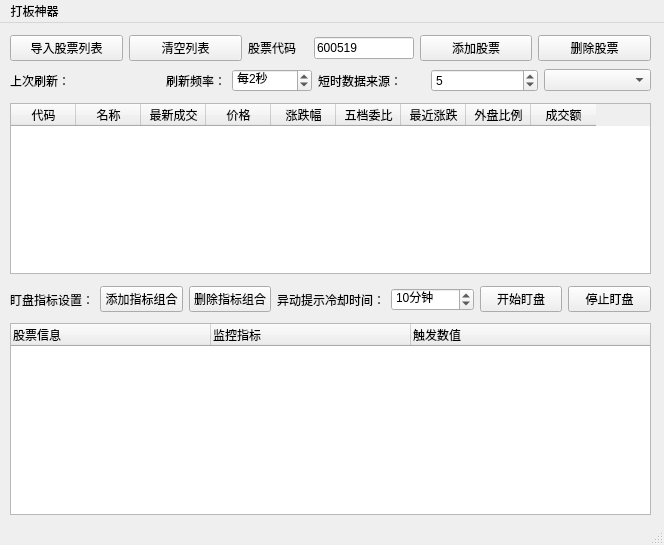
<?xml version="1.0" encoding="UTF-8"?>
<ui version="4.0">
 <class>LiveTracker</class>
 <widget class="QMainWindow" name="LiveTracker">
  <property name="geometry">
   <rect>
    <x>0</x>
    <y>0</y>
    <width>664</width>
    <height>545</height>
   </rect>
  </property>
  <property name="windowTitle">
   <string>实时盯盘助手</string>
  </property>
  <widget class="QWidget" name="centralwidget">
   <widget class="QTableWidget" name="tblStockList">
    <property name="geometry">
     <rect>
      <x>10</x>
      <y>80</y>
      <width>641</width>
      <height>171</height>
     </rect>
    </property>
    <property name="font">
     <font>
      <family>Microsoft YaHei UI</family>
      <pointsize>9</pointsize>
     </font>
    </property>
    <property name="editTriggers">
     <set>QAbstractItemView::AnyKeyPressed|QAbstractItemView::EditKeyPressed</set>
    </property>
    <property name="rowCount">
     <number>0</number>
    </property>
    <attribute name="horizontalHeaderDefaultSectionSize">
     <number>65</number>
    </attribute>
    <attribute name="verticalHeaderDefaultSectionSize">
     <number>25</number>
    </attribute>
    <column>
     <property name="text">
      <string>代码</string>
     </property>
    </column>
    <column>
     <property name="text">
      <string>名称</string>
     </property>
    </column>
    <column>
     <property name="text">
      <string>最新成交</string>
     </property>
    </column>
    <column>
     <property name="text">
      <string>价格</string>
     </property>
    </column>
    <column>
     <property name="text">
      <string>涨跌幅</string>
     </property>
    </column>
    <column>
     <property name="text">
      <string>五档委比</string>
     </property>
    </column>
    <column>
     <property name="text">
      <string>最近涨跌</string>
     </property>
    </column>
    <column>
     <property name="text">
      <string>外盘比例</string>
     </property>
    </column>
    <column>
     <property name="text">
      <string>成交额</string>
     </property>
    </column>
   </widget>
   <widget class="QWidget" name="layoutWidget">
    <property name="geometry">
     <rect>
      <x>10</x>
      <y>10</y>
      <width>641</width>
      <height>62</height>
     </rect>
    </property>
    <layout class="QVBoxLayout" name="verticalLayout_3">
     <item>
      <layout class="QHBoxLayout" name="horizontalLayout">
       <item>
        <widget class="QPushButton" name="btnImportStockList">
         <property name="font">
          <font>
           <family>Microsoft YaHei UI</family>
           <pointsize>9</pointsize>
          </font>
         </property>
         <property name="text">
          <string>导入股票列表</string>
         </property>
        </widget>
       </item>
       <item>
        <widget class="QPushButton" name="btnClearStocks">
         <property name="font">
          <font>
           <family>Microsoft YaHei UI</family>
           <pointsize>9</pointsize>
          </font>
         </property>
         <property name="text">
          <string>清空列表</string>
         </property>
        </widget>
       </item>
       <item>
        <widget class="QLabel" name="lblNewStockCode">
         <property name="maximumSize">
          <size>
           <width>60</width>
           <height>16777215</height>
          </size>
         </property>
         <property name="font">
          <font>
           <family>Microsoft YaHei UI</family>
          </font>
         </property>
         <property name="text">
          <string>股票代码</string>
         </property>
        </widget>
       </item>
       <item>
        <widget class="QLineEdit" name="iptStockCode">
         <property name="maximumSize">
          <size>
           <width>100</width>
           <height>16777215</height>
          </size>
         </property>
         <property name="font">
          <font>
           <family>Microsoft YaHei UI</family>
          </font>
         </property>
         <property name="text">
          <string>600519</string>
         </property>
         <property name="maxLength">
          <number>6</number>
         </property>
        </widget>
       </item>
       <item>
        <widget class="QPushButton" name="btnAddStock">
         <property name="font">
          <font>
           <family>Microsoft YaHei UI</family>
           <pointsize>9</pointsize>
          </font>
         </property>
         <property name="text">
          <string>添加股票</string>
         </property>
        </widget>
       </item>
       <item>
        <widget class="QPushButton" name="btnRemoveStock">
         <property name="font">
          <font>
           <family>Microsoft YaHei UI</family>
           <pointsize>9</pointsize>
          </font>
         </property>
         <property name="text">
          <string>删除股票</string>
         </property>
        </widget>
       </item>
      </layout>
     </item>
     <item>
      <layout class="QHBoxLayout" name="horizontalLayout_2">
       <item>
        <widget class="QLabel" name="lblLastUpdateTime">
         <property name="minimumSize">
          <size>
           <width>150</width>
           <height>0</height>
          </size>
         </property>
         <property name="font">
          <font>
           <family>Microsoft YaHei UI</family>
           <pointsize>9</pointsize>
          </font>
         </property>
         <property name="text">
          <string>上次刷新：</string>
         </property>
        </widget>
       </item>
       <item>
        <widget class="QLabel" name="lblUpdateFrequency">
         <property name="maximumSize">
          <size>
           <width>60</width>
           <height>16777215</height>
          </size>
         </property>
         <property name="font">
          <font>
           <family>Microsoft YaHei UI</family>
           <pointsize>9</pointsize>
          </font>
         </property>
         <property name="text">
          <string>刷新频率：</string>
         </property>
        </widget>
       </item>
       <item>
        <widget class="QSpinBox" name="spbUpdateFrequency">
         <property name="maximumSize">
          <size>
           <width>80</width>
           <height>16777215</height>
          </size>
         </property>
         <property name="font">
          <font>
           <family>Microsoft YaHei UI</family>
           <pointsize>9</pointsize>
          </font>
         </property>
         <property name="suffix">
          <string>秒</string>
         </property>
         <property name="prefix">
          <string>每</string>
         </property>
         <property name="minimum">
          <number>1</number>
         </property>
         <property name="maximum">
          <number>10</number>
         </property>
         <property name="value">
          <number>2</number>
         </property>
        </widget>
       </item>
       <item>
        <widget class="QLabel" name="lblRecentMeasurement">
         <property name="font">
          <font>
           <family>Microsoft YaHei UI</family>
           <pointsize>9</pointsize>
          </font>
         </property>
         <property name="text">
          <string>短时数据来源：</string>
         </property>
        </widget>
       </item>
       <item>
        <widget class="QSpinBox" name="spbRecentMeasureCount">
         <property name="font">
          <font>
           <family>Microsoft YaHei UI</family>
           <pointsize>9</pointsize>
          </font>
         </property>
         <property name="suffix">
          <string/>
         </property>
         <property name="minimum">
          <number>1</number>
         </property>
         <property name="maximum">
          <number>10</number>
         </property>
         <property name="value">
          <number>5</number>
         </property>
        </widget>
       </item>
       <item>
        <widget class="QComboBox" name="cbbRecentMeasurement"/>
       </item>
      </layout>
     </item>
    </layout>
   </widget>
   <widget class="QTreeWidget" name="trwMonitorConditions">
    <property name="geometry">
     <rect>
      <x>10</x>
      <y>300</y>
      <width>641</width>
      <height>192</height>
     </rect>
    </property>
    <property name="sizeAdjustPolicy">
     <enum>QAbstractScrollArea::AdjustToContents</enum>
    </property>
    <property name="editTriggers">
     <set>QAbstractItemView::EditKeyPressed|QAbstractItemView::SelectedClicked</set>
    </property>
    <attribute name="headerCascadingSectionResizes">
     <bool>true</bool>
    </attribute>
    <attribute name="headerMinimumSectionSize">
     <number>200</number>
    </attribute>
    <attribute name="headerDefaultSectionSize">
     <number>200</number>
    </attribute>
    <column>
     <property name="text">
      <string>股票信息</string>
     </property>
    </column>
    <column>
     <property name="text">
      <string>监控指标</string>
     </property>
    </column>
    <column>
     <property name="text">
      <string>触发数值</string>
     </property>
    </column>
   </widget>
   <widget class="QWidget" name="layoutWidget">
    <property name="geometry">
     <rect>
      <x>10</x>
      <y>261</y>
      <width>641</width>
      <height>31</height>
     </rect>
    </property>
    <layout class="QHBoxLayout" name="horizontalLayout_4">
     <item>
      <widget class="QLabel" name="lblMonitorConditions">
       <property name="font">
        <font>
         <family>Microsoft YaHei UI</family>
         <pointsize>9</pointsize>
        </font>
       </property>
       <property name="text">
        <string>盯盘指标设置：</string>
       </property>
      </widget>
     </item>
     <item>
      <widget class="QPushButton" name="btnAddCondition">
       <property name="font">
        <font>
         <family>Microsoft YaHei UI</family>
         <pointsize>9</pointsize>
        </font>
       </property>
       <property name="text">
        <string>添加指标组合</string>
       </property>
      </widget>
     </item>
     <item>
      <widget class="QPushButton" name="btnDeleteCondition">
       <property name="font">
        <font>
         <family>Microsoft YaHei UI</family>
         <pointsize>9</pointsize>
        </font>
       </property>
       <property name="text">
        <string>删除指标组合</string>
       </property>
      </widget>
     </item>
     <item>
      <widget class="QLabel" name="lblCooldownTime">
       <property name="font">
        <font>
         <family>Microsoft YaHei UI</family>
         <pointsize>9</pointsize>
        </font>
       </property>
       <property name="text">
        <string>异动提示冷却时间：</string>
       </property>
      </widget>
     </item>
     <item>
      <widget class="QSpinBox" name="spbCooldownTime">
       <property name="font">
        <font>
         <family>Microsoft YaHei UI</family>
         <pointsize>9</pointsize>
        </font>
       </property>
       <property name="suffix">
        <string>分钟</string>
       </property>
       <property name="minimum">
        <number>1</number>
       </property>
       <property name="maximum">
        <number>60</number>
       </property>
       <property name="value">
        <number>10</number>
       </property>
      </widget>
     </item>
     <item>
      <widget class="QPushButton" name="btnStartTracking">
       <property name="font">
        <font>
         <family>Microsoft YaHei UI</family>
         <pointsize>9</pointsize>
        </font>
       </property>
       <property name="text">
        <string>开始盯盘</string>
       </property>
      </widget>
     </item>
     <item>
      <widget class="QPushButton" name="btnStopTracking">
       <property name="font">
        <font>
         <family>Microsoft YaHei UI</family>
         <pointsize>9</pointsize>
        </font>
       </property>
       <property name="text">
        <string>停止盯盘</string>
       </property>
      </widget>
     </item>
    </layout>
   </widget>
  </widget>
  <widget class="QMenuBar" name="menubar">
   <property name="geometry">
    <rect>
     <x>0</x>
     <y>0</y>
     <width>664</width>
     <height>22</height>
    </rect>
   </property>
   <widget class="QMenu" name="menu">
    <property name="title">
     <string>打板神器</string>
    </property>
    <addaction name="MaxStockWatcher"/>
    <addaction name="MinStockWatcher"/>
   </widget>
   <addaction name="menu"/>
  </widget>
  <widget class="QStatusBar" name="statusbar"/>
  <action name="MaxStockWatcher">
   <property name="text">
    <string>涨停板</string>
   </property>
  </action>
  <action name="MinStockWatcher">
   <property name="text">
    <string>跌停板</string>
   </property>
  </action>
 </widget>
 <resources/>
 <connections>
  <connection>
   <sender>btnImportStockList</sender>
   <signal>clicked()</signal>
   <receiver>LiveTracker</receiver>
   <slot>import_stock_list()</slot>
   <hints>
    <hint type="sourcelabel">
     <x>79</x>
     <y>46</y>
    </hint>
    <hint type="destinationlabel">
     <x>83</x>
     <y>27</y>
    </hint>
   </hints>
  </connection>
  <connection>
   <sender>btnAddStock</sender>
   <signal>clicked()</signal>
   <receiver>LiveTracker</receiver>
   <slot>add_stock_code()</slot>
   <hints>
    <hint type="sourcelabel">
     <x>568</x>
     <y>57</y>
    </hint>
    <hint type="destinationlabel">
     <x>74</x>
     <y>256</y>
    </hint>
   </hints>
  </connection>
  <connection>
   <sender>btnRemoveStock</sender>
   <signal>clicked()</signal>
   <receiver>LiveTracker</receiver>
   <slot>remove_stock_code()</slot>
   <hints>
    <hint type="sourcelabel">
     <x>698</x>
     <y>57</y>
    </hint>
    <hint type="destinationlabel">
     <x>198</x>
     <y>258</y>
    </hint>
   </hints>
  </connection>
  <connection>
   <sender>btnClearStocks</sender>
   <signal>clicked()</signal>
   <receiver>LiveTracker</receiver>
   <slot>clear_stock_list()</slot>
   <hints>
    <hint type="sourcelabel">
     <x>266</x>
     <y>57</y>
    </hint>
    <hint type="destinationlabel">
     <x>328</x>
     <y>256</y>
    </hint>
   </hints>
  </connection>
  <connection>
   <sender>btnStartTracking</sender>
   <signal>clicked()</signal>
   <receiver>LiveTracker</receiver>
   <slot>start_monitoring()</slot>
   <hints>
    <hint type="sourcelabel">
     <x>587</x>
     <y>306</y>
    </hint>
    <hint type="destinationlabel">
     <x>203</x>
     <y>25</y>
    </hint>
   </hints>
  </connection>
  <connection>
   <sender>btnStopTracking</sender>
   <signal>clicked()</signal>
   <receiver>LiveTracker</receiver>
   <slot>stop_monitoring()</slot>
   <hints>
    <hint type="sourcelabel">
     <x>699</x>
     <y>306</y>
    </hint>
    <hint type="destinationlabel">
     <x>310</x>
     <y>25</y>
    </hint>
   </hints>
  </connection>
  <connection>
   <sender>btnAddCondition</sender>
   <signal>clicked()</signal>
   <receiver>LiveTracker</receiver>
   <slot>add_monitor_condition()</slot>
   <hints>
    <hint type="sourcelabel">
     <x>150</x>
     <y>300</y>
    </hint>
    <hint type="destinationlabel">
     <x>153</x>
     <y>279</y>
    </hint>
   </hints>
  </connection>
  <connection>
   <sender>btnDeleteCondition</sender>
   <signal>clicked()</signal>
   <receiver>LiveTracker</receiver>
   <slot>delete_monitor_condition()</slot>
   <hints>
    <hint type="sourcelabel">
     <x>257</x>
     <y>309</y>
    </hint>
    <hint type="destinationlabel">
     <x>300</x>
     <y>303</y>
    </hint>
   </hints>
  </connection>
  <connection>
   <sender>trwMonitorConditions</sender>
   <signal>itemDoubleClicked(QTreeWidgetItem*,int)</signal>
   <receiver>LiveTracker</receiver>
   <slot>edit_monitor_condition(QTreeWidgetItem*,int)</slot>
   <hints>
    <hint type="sourcelabel">
     <x>257</x>
     <y>404</y>
    </hint>
    <hint type="destinationlabel">
     <x>310</x>
     <y>526</y>
    </hint>
   </hints>
  </connection>
 </connections>
 <slots>
  <slot>import_stock_list()</slot>
  <slot>start_monitoring()</slot>
  <slot>stop_monitoring()</slot>
  <slot>add_stock_code()</slot>
  <slot>remove_stock_code()</slot>
  <slot>clear_stock_list()</slot>
  <slot>add_monitor_condition()</slot>
  <slot>delete_monitor_condition()</slot>
  <slot>edit_monitor_condition(QTreeWidgetItem*,int)</slot>
 </slots>
</ui>
